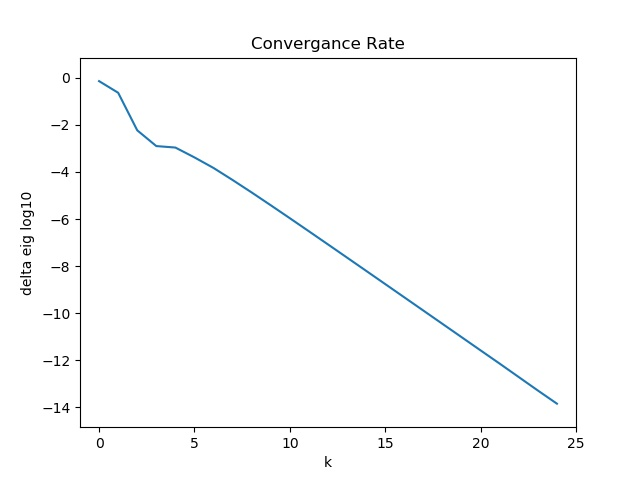

Recreate this plot in Python.

"""
@author: harsh
"""
from __future__ import division
import numpy as np
import numpy.linalg as npla
import matplotlib.pyplot as plt
import scipy.linalg as spla

A = np.array([[2,3,2],[10,3,4],[3,6,1]])
X = np.array([[2],[3],[1]])
X = np.random.random(X.shape)

def rayleigh_quotient_iteration(A,eiv):
    eps = 10**-14;
    n,m = A.shape;
    I = np.eye(n,m);
    
    X = eiv / npla.norm(eiv)
    eig = np.dot(X.T,np.dot(A,X))
    hist = [eig[0][0],]
    
    while ((len(hist)==1) or abs(hist[-2]-hist[-1])> eps ):
        X = np.dot(A,X)
        X = X / npla.norm(X)
        eig = np.dot(X.T,np.dot(A,X))
        hist += [eig[0][0],]
    
    return eig[0][0],X,hist

def rayleigh_inverse_iteration(A,eiv,eig=None):
    eps = 10**-9;
    n,m = A.shape;
    I = np.eye(n,m);
    
    X = eiv / npla.norm(eiv)
    if eig == None:
        eig = np.dot(X.T,np.dot(A,X))
        
    hist = [npla.norm(np.dot(A,X) - eig*X)/npla.norm(np.dot(A,X)),]
    eig_hist = [eig,]
    while ( hist[-1]> eps ):
        # print(hist)
        Y = A - eig*I
        # print(Y.shape,X.shape)
        X = npla.solve(Y,X)
        X = X / npla.norm(X)
        eig = np.dot(X.T,np.dot(A,X))
        eig_hist += [eig,]
        hist += [npla.norm(np.dot(A,X) - eig*X)/npla.norm(np.dot(A,X)),]
    
    return eig[0][0],X,eig_hist

print("True Eigenvalues and Eigenvectors")
eig,eiv= npla.eig(A)
print("Eigenvalues=",eig,"\n","Eigenvectors=\n",eiv)
neig,neiv = eig[0],eiv.T[0]
print("Largest Eigenvalues=",neig,"\n","Largest Eigenvector=\n",neiv)


print("Rayleigh Quotient Iteration")
eig2,eiv2,hist = rayleigh_quotient_iteration(A,X)
print("Eigenvalue=",eig2,"\n","Eigenvector=\n",eiv2)

print("Rate of Convergence")
histdif = np.log10(np.abs(eig2-hist[:-2]))
# print("Eigenvalue diff",histdif)
print("Rate of convergence",abs(hist[-1]-eig2)/abs(hist[-2]-eig2))
#order = np.log(abs(hist[-1]-hist[-2])/abs(hist[-2]-hist[-3]))/np.log(abs(hist[-2]-hist[-3])/abs(hist[-3]-hist[-4]))
#print("Order of convergance",order)

xspace = np.array(list(range(len(histdif))))
plt.title("Convergance Rate")
plt.plot(xspace, histdif,marker='',linestyle='-')
plt.xlabel('k')
plt.ylabel('delta eig log10')
plt.xlim([-1, max(xspace)+1])
plt.ylim([min(histdif)-1,max(histdif)+1])
plt.savefig('problem3.jpg')
plt.show()
